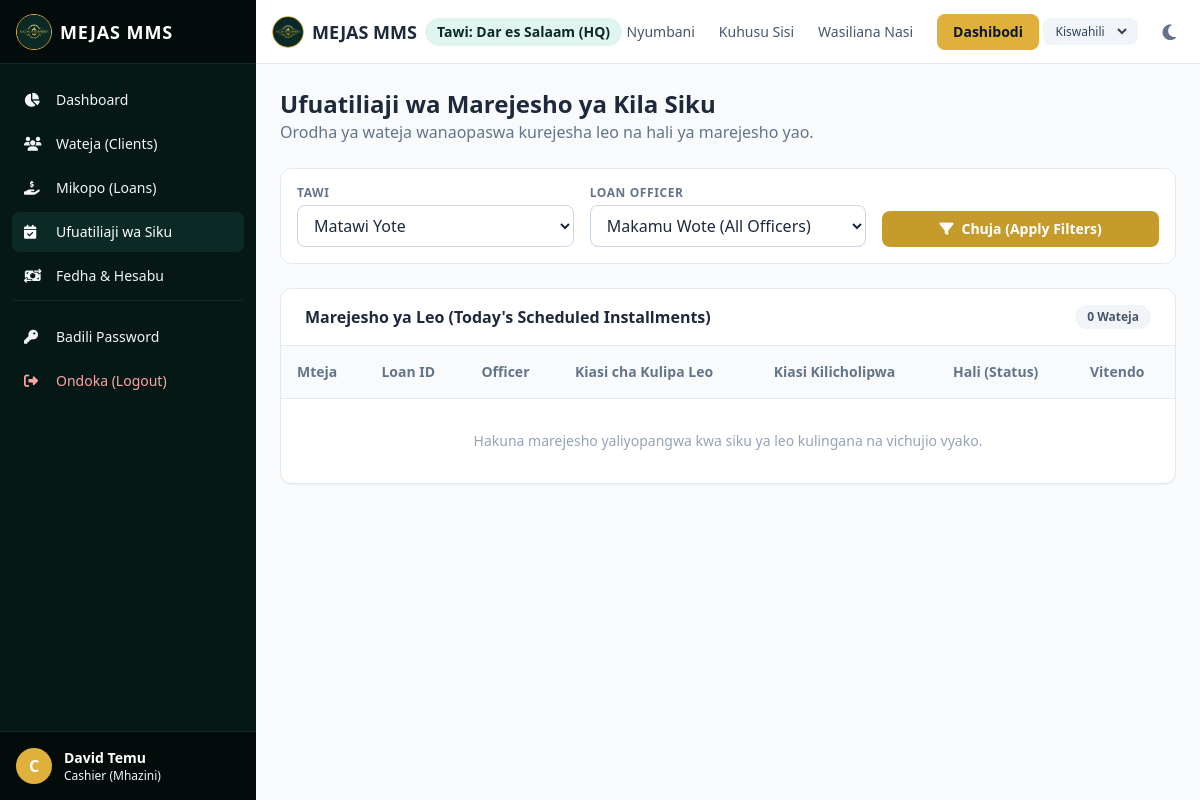
Before: /sw/daily-tracking/ (signed in) with the older database file.
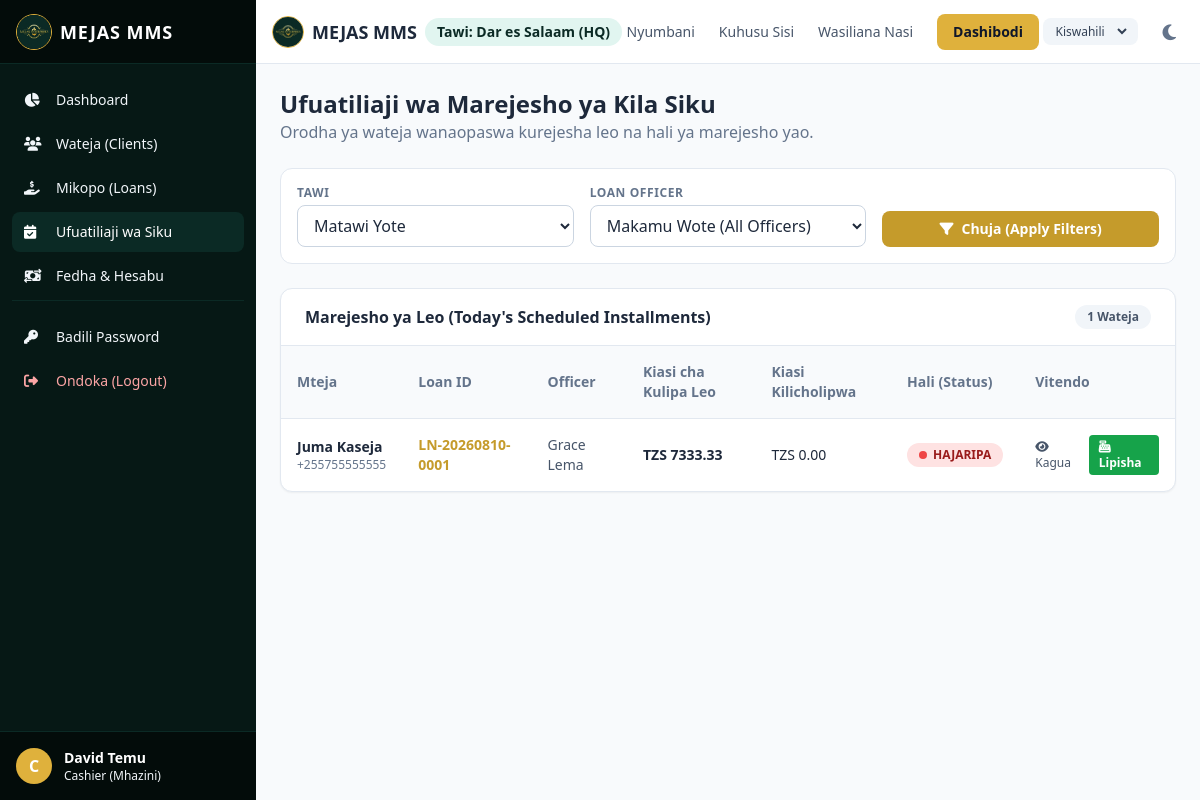
After: the same page with the newer database file.
### mms_app/models.py (models this page shows, shortened)
class RepaymentSchedule(models.Model):
    class Status(models.TextChoices):
        UNPAID = "UNPAID", _("Hajalipa (Unpaid)")
        PAID = "PAID", _("Amelipa (Paid)")
        OVERDUE = "OVERDUE", _("Iliyochelewa (Overdue)")
    loan = models.ForeignKey(
        Loan,
        on_delete=models.CASCADE,
        related_name="schedules",
        verbose_name=_("Loan"),
    )
    due_date = models.DateField(_("Due Date"))
    installment_amount = models.DecimalField(_("Installment Amount"), max_digits=12, decimal_places=2)
    paid_amount = models.DecimalField(_("Paid Amount"), max_digits=12, decimal_places=2, default=Decimal("0.00"))
    status = models.CharField(
        _("Status"),
        max_length=15,
        choices=Status.choices,
        default=Status.UNPAID,
    )
    class Meta:
        ordering = ["due_date"]
        verbose_name = _("Repayment Schedule")
        verbose_name_plural = _("Repayment Schedules")

class Loan(models.Model):
    class Frequency(models.TextChoices):
        DAILY = "DAILY", _("Kila Siku (Daily)")
        WEEKLY = "WEEKLY", _("Kila Wiki (Weekly)")
        MONTHLY = "MONTHLY", _("Kila Mwezi (Monthly)")
    class Status(models.TextChoices):
        PENDING = "PENDING", _("Inayosubiri Kuidhinishwa (Pending)")
        APPROVED = "APPROVED", _("Imeidhinishwa (Approved)")
        REJECTED = "REJECTED", _("Imekataliwa (Rejected)")
        ACTIVE = "ACTIVE", _("Inafanya kazi (Active)")
        COMPLETED = "COMPLETED", _("Imelipwa Kamili (Completed/Paid Off)")
        OVERDUE = "OVERDUE", _("Iliyochelewa (Overdue)")
        DEFAULTED = "DEFAULTED", _("Chechefu (Defaulted)")
    loan_id = models.CharField(_("Loan ID"), max_length=50, unique=True, blank=True)
    client = models.ForeignKey(
        User,
        on_delete=models.CASCADE,
        related_name="client_loans",
        limit_choices_to={"role": User.Role.CLIENT},
        verbose_name=_("Client"),
    )
    officer = models.ForeignKey(
        User,
        on_delete=models.SET_NULL,
        null=True,
        blank=True,
        related_name="officer_loans",
        limit_choices_to={"role": User.Role.OFFICER},
        verbose_name=_("Loan Officer"),
    )
    branch = models.ForeignKey(
        Branch,
        on_delete=models.CASCADE,
        related_name="loans",
        verbose_name=_("Branch"),
    )
    principal_amount = models.DecimalField(_("Principal Amount"), max_digits=12, decimal_places=2)
    interest_rate = models.DecimalField(_("Interest Rate (%)"), max_digits=5, decimal_places=2)
    duration = models.IntegerField(_("Duration (Installments Count)"))
    frequency = models.CharField(
        _("Repayment Frequency"),
        max_length=15,
        choices=Frequency.choices,
        default=Frequency.DAILY,
    )
    total_repayable = models.DecimalField(_("Total Repayable"), max_digits=12, decimal_places=2, blank=True, null=True)
    installment_amount = models.DecimalField(_("Installment Amount"), max_digits=12, decimal_places=2, blank=True, null=True)
    balance = models.DecimalField(_("Outstanding Balance"), max_digits=12, decimal_places=2, blank=True, null=True)
    status = models.CharField(
        _("Status"),
        max_length=20,
        choices=Status.choices,
        default=Status.PENDING,
    )
    application_date = models.DateField(_("Application Date"), default=timezone.now)
    approval_date = models.DateField(_("Approval Date"), blank=True, null=True)
    approved_by = models.ForeignKey(
        User,
        on_delete=models.SET_NULL,
        null=True,
        blank=True,
        related_name="approved_loans",
        verbose_name=_("Approved By"),
    )
    disbursement_date = models.DateField(_("Disbursement Date"), blank=True, null=True)
    disbursed_by = models.ForeignKey(
        User,
        on_delete=models.SET_NULL,
        null=True,
        blank=True,
        related_name="disbursed_loans",
        verbose_name=_("Disbursed By"),
    )
    penalty_rate = models.DecimalField(_("Late Penalty Rate (%)"), max_digits=5, decimal_places=2, default=0.0)
    penalty_accumulated = models.DecimalField(_("Accumulated Penalty"), max_digits=12, decimal_places=2, default=0.0)
    created_at = models.DateTimeField(auto_now_add=True)
    updated_at = models.DateTimeField(auto_now=True)
    class Meta:
        verbose_name = _("Loan")
        verbose_name_plural = _("Loans")

class User(AbstractUser):
    class Role(models.TextChoices):
        CEO = "CEO", _("CEO / Admin")
        ADMIN = "ADMIN", _("Administrator")
        MANAGER = "MANAGER", _("Manager")
        CASHIER = "CASHIER", _("Cashier (Mhazini)")
        OFFICER = "OFFICER", _("Loan Officer")
        CLIENT = "CLIENT", _("Mteja (Client)")
    role = models.CharField(
        _("User Role"),
        max_length=20,
        choices=Role.choices,
        default=Role.CLIENT,
    )
    branch = models.ForeignKey(
        Branch,
        on_delete=models.SET_NULL,
        null=True,
        blank=True,
        related_name="users",
        verbose_name=_("Branch"),
    )
    phone = models.CharField(_("Phone Number"), max_length=20, blank=True, null=True)
    nida = models.CharField(_("NIDA ID Number"), max_length=20, blank=True, null=True)
    photo = models.ImageField(_("Photo"), upload_to="user_photos/", blank=True, null=True)
    class Meta:
        verbose_name = _("User")
        verbose_name_plural = _("Users")

### mms_app/views.py (the view)
# urls.py: path("daily-tracking/", views.daily_repayment_tracking_view, name="daily_repayment_tracking"),
@login_required
def daily_repayment_tracking_view(request):
    if request.user.role not in [User.Role.CEO, User.Role.ADMIN, User.Role.MANAGER, User.Role.CASHIER, User.Role.OFFICER]:
        raise Http404(_("Ruhusa imekataliwa."))
    today = datetime.date.today()
    branch_id = request.GET.get("branch", "")
    officer_id = request.GET.get("officer", "")
    schedules = RepaymentSchedule.objects.filter(due_date=today)
    if branch_id:
        schedules = schedules.filter(loan__branch_id=branch_id)
    if officer_id:
        schedules = schedules.filter(loan__officer_id=officer_id)
    branches = Branch.objects.all()
    officers = User.objects.filter(role=User.Role.OFFICER)
    return render(request, "tracking/daily_tracking.html", {
        "schedules": schedules,
        "branches": branches,
        "officers": officers,
        "branch_id": branch_id,
        "officer_id": officer_id
    })

### templates/tracking/daily_tracking.html (shortened to what the changed rows need)
{% extends 'base.html' %}
{% load i18n l10n %}
{% block content %}
<div class="space-y-6">
    <div class="flex flex-col md:flex-row md:items-center md:justify-between gap-4">
        <div>
            <h2 class="text-2xl font-bold text-slate-800 dark:text-white">{% translate "Ufuatiliaji wa Marejesho ya Kila Siku" %}</h2>
        </div>
    </div>
    <div class="bg-white dark:bg-slate-800 rounded-xl shadow-sm border border-slate-200 dark:border-slate-700 overflow-hidden">
        <div class="px-6 py-4 border-b border-slate-200 dark:border-slate-700 flex justify-between items-center">
            <h4 class="font-bold text-slate-800 dark:text-white">{% translate "Marejesho ya Leo (Today's Scheduled Installments)" %}</h4>
            <span class="text-xs bg-slate-100 dark:bg-slate-700 text-slate-600 dark:text-slate-300 px-3 py-1 rounded-full font-bold">
                {{ schedules.count }} {% translate "Wateja" %}
            </span>
        </div>
        <div class="overflow-x-auto">
            <table class="w-full text-left text-sm border-collapse">
                <thead>
                    <tr class="bg-slate-50 dark:bg-slate-900 border-b border-slate-200 dark:border-slate-700 text-slate-500">
                        <th class="p-4">{% translate "Mteja" %}</th>
                        <th class="p-4">{% translate "Loan ID" %}</th>
                        <th class="p-4">{% translate "Officer" %}</th>
                        <th class="p-4">{% translate "Kiasi cha Kulipa Leo" %}</th>
                        <th class="p-4">{% translate "Kiasi Kilicholipwa" %}</th>
                        <th class="p-4">{% translate "Hali (Status)" %}</th>
                        <th class="p-4">{% translate "Vitendo" %}</th>
                    </tr>
                </thead>
                <tbody class="divide-y divide-slate-100 dark:divide-slate-800">
                    {% for s in schedules %}
                    <tr class="hover:bg-slate-50 dark:hover:bg-slate-850">
                        <td class="p-4">
                            <div class="font-semibold text-slate-800 dark:text-white">{{ s.loan.client.get_full_name }}</div>
                            <div class="text-xs text-slate-500">{{ s.loan.client.phone|default:"-" }}</div>
                        </td>
                        <td class="p-4 font-semibold text-brand-600">{{ s.loan.loan_id }}</td>
                        <td class="p-4 text-slate-600 dark:text-slate-300">{{ s.loan.officer.get_full_name|default:"-" }}</td>
                        <td class="p-4 font-semibold text-slate-800 dark:text-slate-200">TZS {{ s.installment_amount|localize }}</td>
                        <td class="p-4 font-medium text-slate-800 dark:text-slate-200">TZS {{ s.paid_amount|localize }}</td>
                        <td class="p-4">
                            {% if s.status == 'PAID' %}
                            <span class="inline-flex items-center gap-1.5 px-3 py-1 rounded-full text-xs font-bold bg-green-100 text-green-800 dark:bg-green-900/40 dark:text-green-300">
                                <span class="h-2 w-2 rounded-full bg-green-500"></span>
                                {% translate "AMELIPA" %}
                            </span>
                            {% else %}
                            <span class="inline-flex items-center gap-1.5 px-3 py-1 rounded-full text-xs font-bold bg-red-100 text-red-800 dark:bg-red-900/40 dark:text-red-300">
                                <span class="h-2 w-2 rounded-full bg-red-500 animate-pulse"></span>
                                {% translate "HAJARIPA" %}
                            </span>
                            {% endif %}
                        </td>
                        <td class="p-4">
                            <div class="flex items-center gap-2">
                                <a href="{% url 'loan_detail' s.loan.pk %}" class="text-xs font-medium text-slate-600 hover:underline">
                                    <i class="fa-solid fa-eye mr-1"></i>{% translate "Kagua" %}
                                </a>
                                {% if s.status != 'PAID' and user.role in 'CEO,MANAGER,CASHIER,OFFICER' %}
                                <a href="{% url 'payment_record' s.loan.pk %}" class="px-2.5 py-1 bg-green-600 hover:bg-green-700 text-white rounded text-xs font-semibold transition">
                                    <i class="fa-solid fa-cash-register mr-1"></i>{% translate "Lipisha" %}
                                </a>
                                {% endif %}
                            </div>
                        </td>
                    </tr>
                    {% empty %}
                    <tr>
                        <td colspan="7" class="p-8 text-center text-slate-400">
                            {% translate "Hakuna marejesho yaliyopangwa kwa siku ya leo kulingana na vichujio vyako." %}
                        </td>
                    </tr>
                    {% endfor %}
                </tbody>
            </table>
        </div>
    </div>
</div>
{% endblock %}

Changed rows visible on the page:
added RepaymentSchedule: loan.client.get_full_name "Juma Kaseja", loan.client.phone "+255755555555", loan.loan_id "LN-20260810-0001", loan.officer.get_full_name "Grace Lema", installment_amount "7333.33", paid_amount "0.00"
Other visible differences:
{{ schedules.count }}: "0" → "1"
text no longer shown: "Hakuna marejesho yaliyopangwa kwa siku ya leo kulingana na vichujio vyako."
